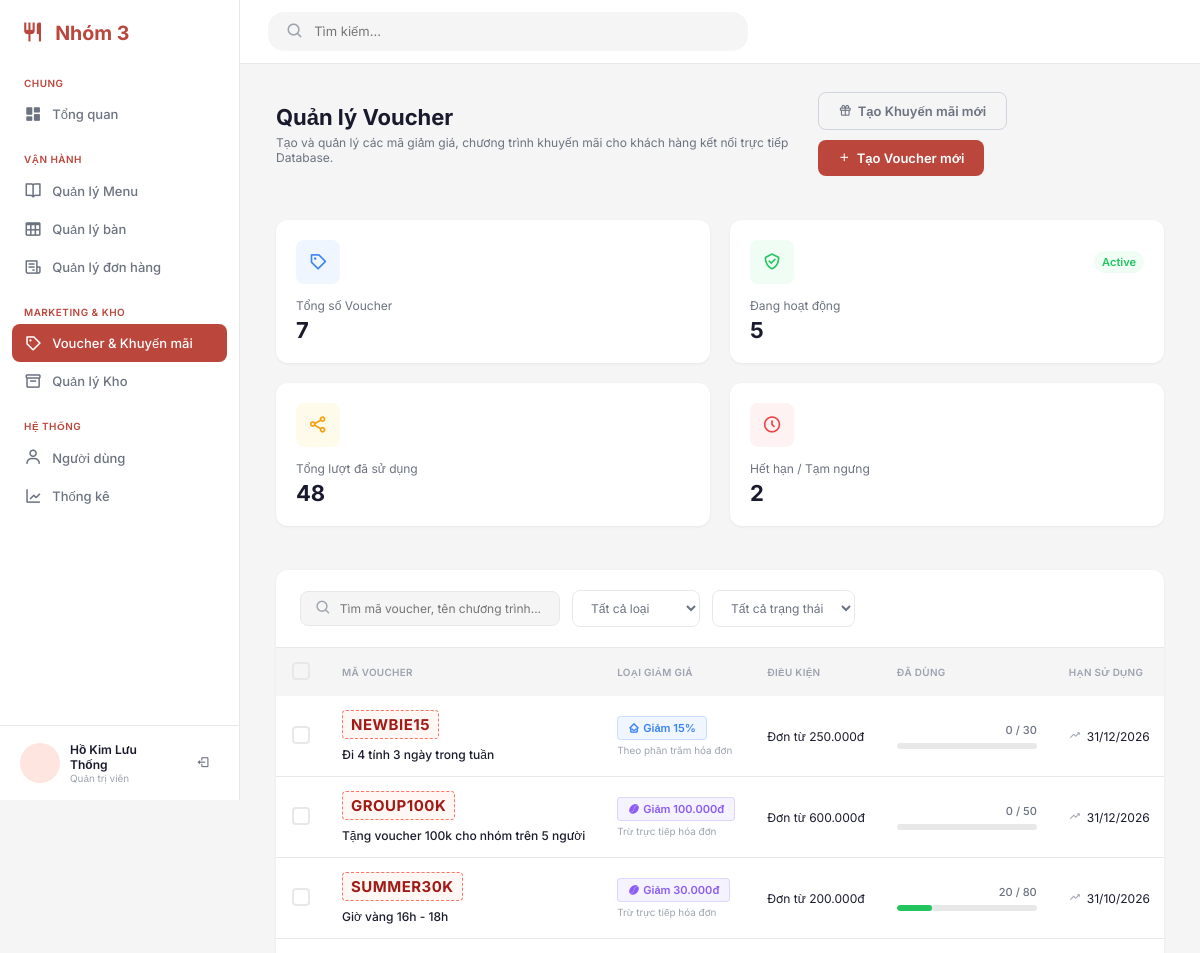
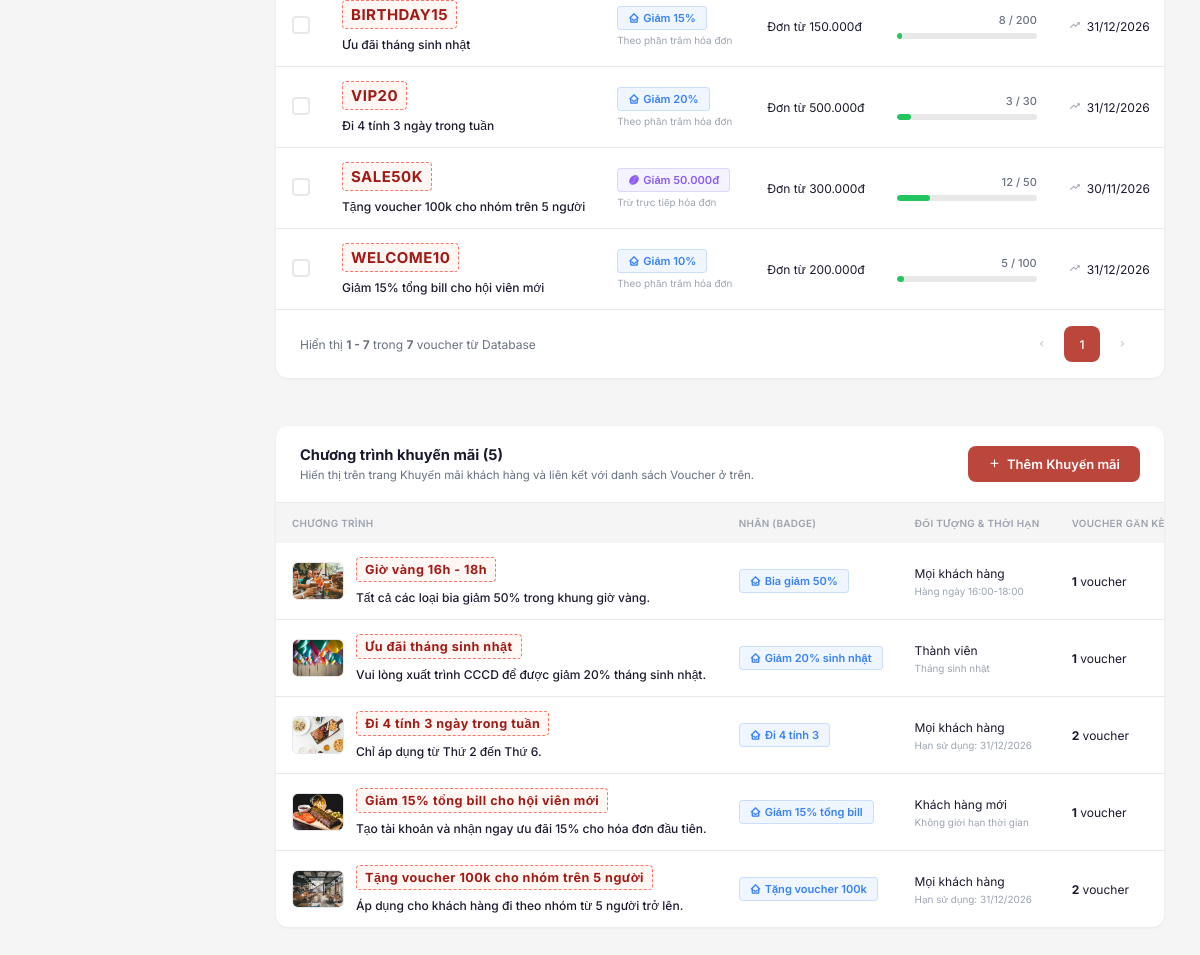
The page /admin/index.php?page=vouchers (signed in) on the database as committed earlier (2 pictures, top to bottom).
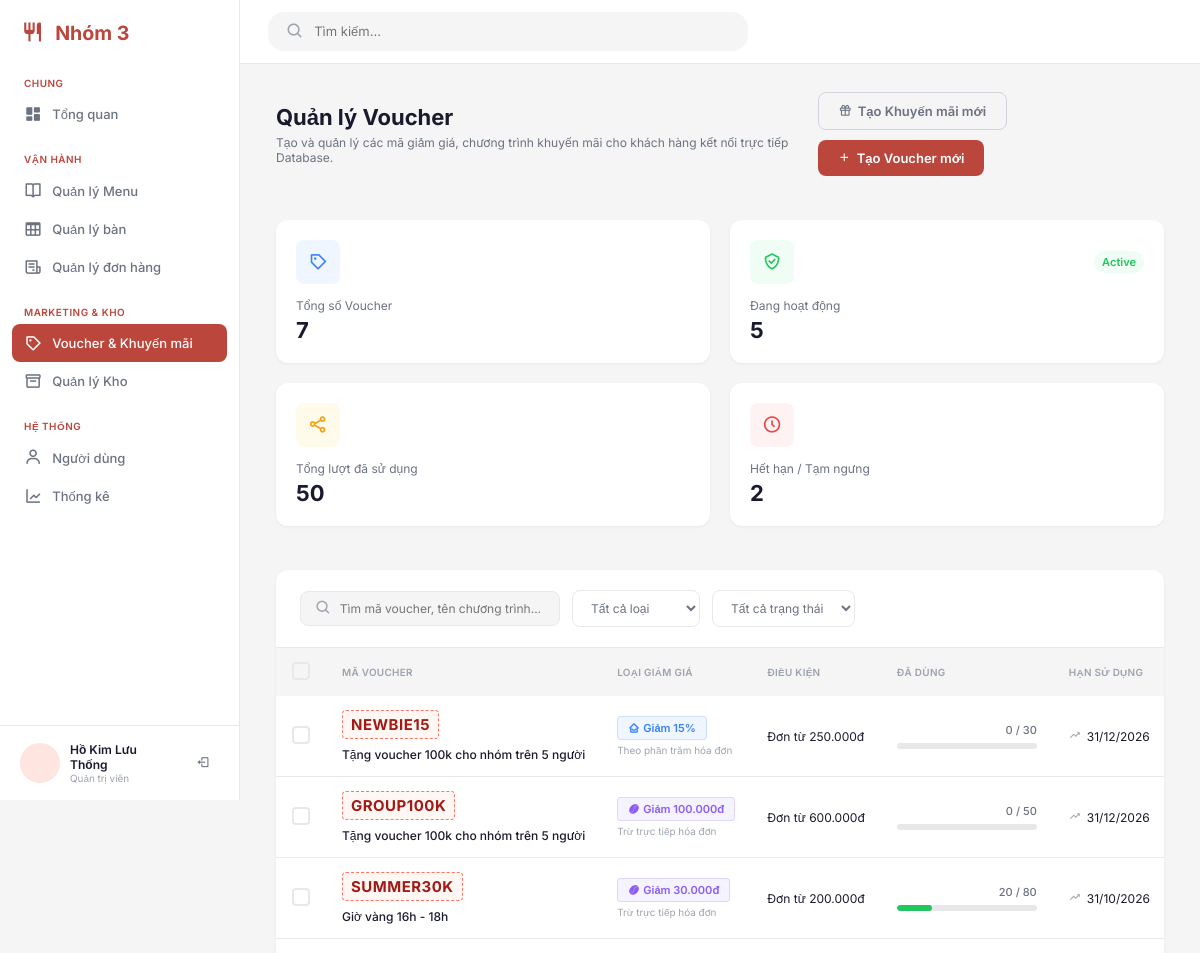
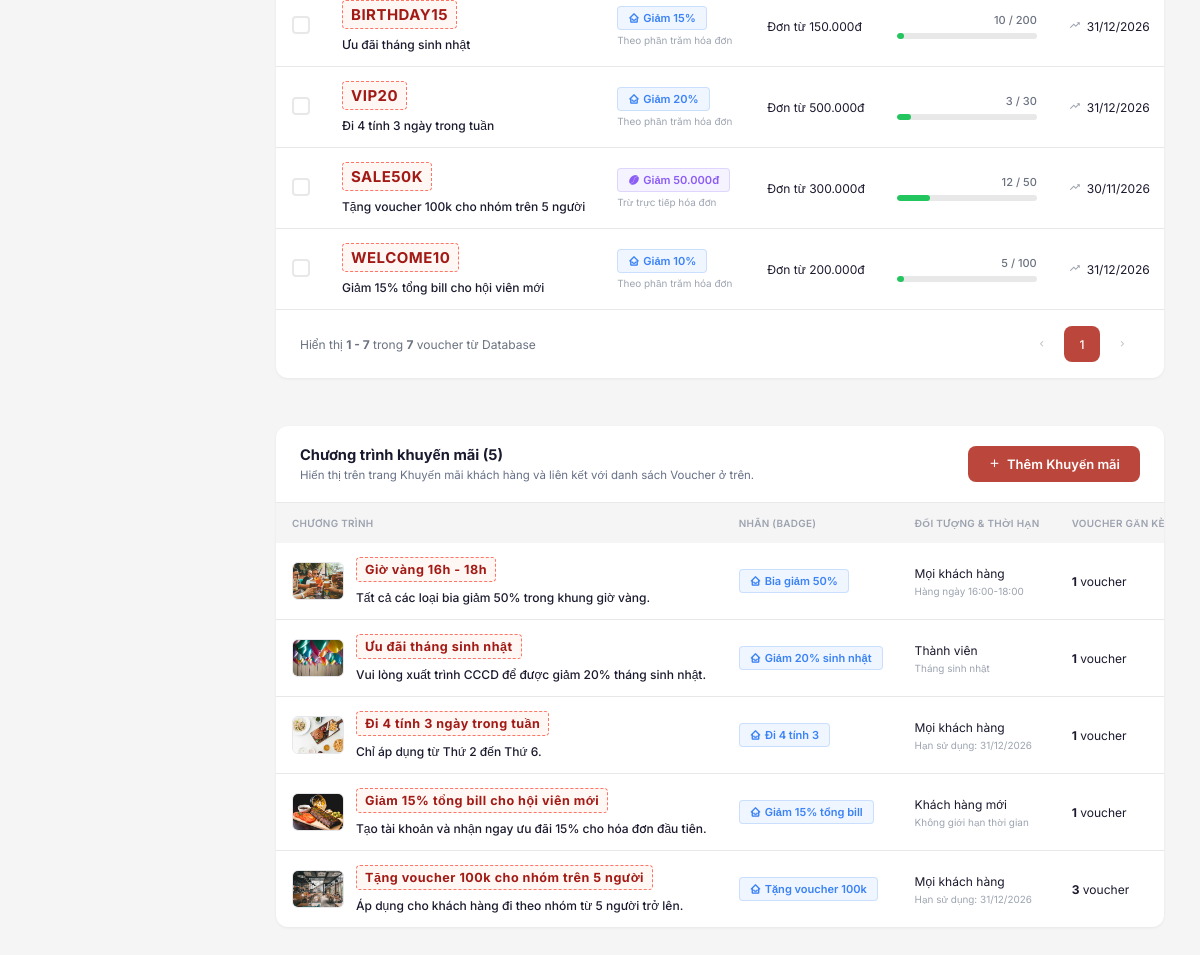
The same page on the database as committed later (2 pictures, top to bottom).
### tables this page shows
CREATE TABLE `voucher` (
  `voucherId` int(11) NOT NULL,
  `promotionId` int(11) DEFAULT NULL,
  `voucherCode` varchar(50) NOT NULL,
  `discountType` varchar(10) NOT NULL DEFAULT 'PERCENT',
  `discountValue` decimal(12,2) NOT NULL,
  `minOrderValue` decimal(12,0) NOT NULL DEFAULT 0,
  `expiryDate` date DEFAULT NULL,
  `usageLimit` int(11) NOT NULL DEFAULT 1,
  `usedCount` int(11) NOT NULL DEFAULT 0,
  `isActive` tinyint(1) NOT NULL DEFAULT 1,
  `isDeleted` tinyint(1) NOT NULL DEFAULT 0,
  `createdAt` datetime NOT NULL DEFAULT current_timestamp()
);

CREATE TABLE `promotion` (
  `promotionId` int(11) NOT NULL,
  `title` varchar(150) NOT NULL,
  `badgeText` varchar(50) DEFAULT NULL,
  `description` text DEFAULT NULL,
  `expiryInfo` varchar(100) DEFAULT NULL,
  `targetAudience` varchar(100) DEFAULT NULL,
  `imageURL` varchar(255) DEFAULT NULL,
  `isActive` tinyint(1) NOT NULL DEFAULT 1,
  `createdAt` datetime NOT NULL DEFAULT current_timestamp()
);

### admin/index.php (called while the page is built, shortened)
<?php
$page   = $_GET['page'] ?? 'overview';
require_once __DIR__ . "/page/{$page}/index.php";

### admin/page/vouchers/function.php (called while the page is built, shortened)
<?php
function voucher_get_all($conn)
{
    $sql = "SELECT v.*, p.title AS promotionTitle
            FROM voucher v
            LEFT JOIN promotion p
                ON v.promotionId = p.promotionId
            WHERE v.isDeleted = 0
            ORDER BY v.voucherId DESC";
    $result = $conn->query($sql);
    return $result ? $result->fetch_all(MYSQLI_ASSOC) : [];
}
function voucher_prepare_display($vouchers)
{
    $totalVouchers  = count($vouchers);
    $activeVouchers = 0;
    $totalUsedCount = 0;
    $expiredOrOff   = 0;
    $todayDate      = date('Y-m-d');
    foreach ($vouchers as $idx => $v) {
        $used  = (int)($v['usedCount'] ?? 0);
        $limit = max(1, (int)($v['usageLimit'] ?? 1));
        $exp   = $v['expiryDate'] ?? null;
        $isAct = (int)($v['isActive'] ?? 0) === 1;
        $totalUsedCount += $used;
        if (!$isAct) {
            $vouchers[$idx]['computedStatus'] = 'disabled';
            $vouchers[$idx]['statusLabel']    = 'Tạm ngưng';
            $vouchers[$idx]['badgeClass']     = 'status-badge--disabled';
            $expiredOrOff++;
        } elseif (($exp && $exp < $todayDate) || $used >= $limit) {
            $vouchers[$idx]['computedStatus'] = 'expired';
            $vouchers[$idx]['statusLabel']    = 'Đã hết hạn';
            $vouchers[$idx]['badgeClass']     = 'status-badge--expired';
            $expiredOrOff++;
        } else {
            $vouchers[$idx]['computedStatus'] = 'active';
            $vouchers[$idx]['statusLabel']    = 'Hoạt động';
            $vouchers[$idx]['badgeClass']     = 'status-badge--active';
            $activeVouchers++;
        }
    }
    return [
        'vouchers'       => $vouchers,
        'totalVouchers'  => $totalVouchers,
        'activeVouchers' => $activeVouchers,
        'totalUsedCount' => $totalUsedCount,
        'expiredOrOff'   => $expiredOrOff,
    ];
}
function promotion_get_all_admin($conn)
{
    $sql = "SELECT p.*, COUNT(v.voucherId) AS voucherCount
            FROM promotion p
            LEFT JOIN voucher v
                ON v.promotionId = p.promotionId
                AND v.isDeleted = 0
            GROUP BY p.promotionId
            ORDER BY p.promotionId DESC";
    $result = $conn->query($sql);
    return $result ? $result->fetch_all(MYSQLI_ASSOC) : [];
}

### admin/page/vouchers/action.php (called while the page is built, shortened)
<?php
require_once __DIR__ . '/function.php';
$rawVouchers       = voucher_get_all($conn);
$promotionsAdmin   = promotion_get_all_admin($conn);
$voucherStats      = voucher_prepare_display($rawVouchers);
$vouchers          = $voucherStats['vouchers'];
$totalUsedCount    = $voucherStats['totalUsedCount'];

### admin/page/vouchers/index.php (the view, shortened to what the changed rows need)
<?php
require_once __DIR__ . '/action.php';
include_once __DIR__ . '/../../../layouts/admin_header.php';
?>
<div class="page-title">
    <div>
        <h1 class="page-title__heading">Quản lý Voucher</h1>
    </div>
</div>
<div class="stat-cards">
    <div class="stat-card">
        <div class="stat-card__header">
            <div class="stat-card__icon stat-card__icon--orange"><i class="bx bx-share-alt"></i></div>
        </div>
        <p class="stat-card__label">Tổng lượt đã sử dụng</p>
        <p class="stat-card__value" id="statUsedCount"><?= $totalUsedCount ?></p>
    </div>
</div>
<div class="vouchers-card">
    <div class="table-wrapper">
        <table class="vouchers-table">
            <thead>
                <tr>
                    <th>
                        <label class="custom-checkbox">
                            <span class="custom-checkbox__mark"></span>
                        </label>
                    </th>
                    <th>MÃ VOUCHER</th>
                    <th>LOẠI GIẢM GIÁ</th>
                    <th>ĐIỀU KIỆN</th>
                    <th>ĐÃ DÙNG</th>
                    <th>HẠN SỬ DỤNG</th>
                </tr>
            </thead>
            <tbody id="voucherTableBody">
                <?php if (!empty($vouchers)): ?>
                    <?php foreach ($vouchers as $v): ?>
                        <?php
                        $typeUpper = strtoupper($v['discountType'] ?? 'PERCENT');
                        $isPercent = ($typeUpper === 'PERCENT');
                        $valNum    = (float)$v['discountValue'];
                        $minOrd    = (float)$v['minOrderValue'];
                        $used      = (int)$v['usedCount'];
                        $limit     = max(1, (int)$v['usageLimit']);
                        $pctUsed   = min(100, round(($used / $limit) * 100));
                        $expText   = !empty($v['expiryDate']) ? date('d/m/Y', strtotime($v['expiryDate'])) : 'Không giới hạn';
                        $promoName = !empty($v['promotionTitle']) ? $v['promotionTitle'] : 'Ưu đãi chung toàn nhà hàng';
                        ?>
                        <tr class="voucher-row"
                            data-code="<?= htmlspecialchars(strtolower($v['voucherCode'] . ' ' . $promoName)) ?>"
                            data-type="<?= htmlspecialchars($typeUpper) ?>"
                            data-status="<?= htmlspecialchars($v['computedStatus']) ?>">
                            <td>
                                <label class="custom-checkbox">
                                    <span class="custom-checkbox__mark"></span>
                                </label>
                            </td>
                            <td>
                                <div class="voucher-info">
                                    <div class="voucher-info__code"><?= htmlspecialchars($v['voucherCode']) ?></div>
                                    <p class="voucher-info__name"><?= htmlspecialchars($promoName) ?></p>
                                </div>
                            </td>
                            <td>
                                <?php if ($isPercent): ?>
                                    <span class="type-tag type-tag--percent">Giảm <?= rtrim(rtrim(number_format($valNum, 2, '.', ''), '0'), '.') ?>%</span>
                                    <div class="voucher-subtext">Theo phần trăm hóa đơn</div>
                                <?php else: ?>
                                    <span class="type-tag type-tag--fixed">Giảm <?= number_format($valNum, 0, ',', '.') ?>đ</span>
                                    <div class="voucher-subtext">Trừ trực tiếp hóa đơn</div>
                                <?php endif; ?>
                            </td>
                            <td>
                                <?= $minOrd > 0 ? ('Đơn từ ' . number_format($minOrd, 0, ',', '.') . 'đ') : 'Không giới hạn' ?>
                            </td>
                            <td>
                                <div class="usage-bar">
                                    <div class="usage-bar__text"><?= $used ?> / <?= $limit ?></div>
                                    <div class="usage-bar__track">
                                        <div class="usage-bar__fill<?= $pctUsed >= 100 ? ' usage-bar__fill--full' : '' ?>" style="width: <?= $pctUsed ?>%;"></div>
                                    </div>
                                </div>
                            </td>
                            <td>
                                <div class="voucher-date"><?= $expText ?></div>
                            </td>
                        </tr>
                    <?php endforeach; ?>
                <?php endif; ?>
            </tbody>
        </table>
    </div>
</div>
<div class="vouchers-card" id="promotionsSection" style="margin-top: 28px;">
    <div class="toolbar" style="justify-content: space-between; align-items: center;">
        <div>
            <h2 style="font-size: 1.05rem; font-weight: 700; margin: 0;">Chương trình khuyến mãi (<?= count($promotionsAdmin) ?>)</h2>
        </div>
    </div>
    <div class="table-wrapper">
        <table class="vouchers-table">
            <thead>
                <tr>
                    <th>CHƯƠNG TRÌNH</th>
                    <th>NHÃN (BADGE)</th>
                    <th>ĐỐI TƯỢNG & THỜI HẠN</th>
                    <th>VOUCHER GẮN KÈM</th>
                </tr>
            </thead>
            <tbody>
                <?php if (!empty($promotionsAdmin)): ?>
                    <?php foreach ($promotionsAdmin as $promo): ?>
                        <?php
                        $imgPath = ltrim((string)($promo['imageURL'] ?? ''), '/');
                        if (strpos($imgPath, 'public/asset/') === 0) {
                            $imgPath = substr($imgPath, strlen('public/asset/'));
                        }
                        $promoThumb = $imgPath !== '' ? '../' . $imgPath : '';
                        ?>
                        <tr>
                            <td>
                                <div style="display:flex; align-items:center; gap:12px;">
                                    <?php if ($promoThumb !== ''): ?>
                                        <img src="<?= htmlspecialchars($promoThumb) ?>" alt="<?= htmlspecialchars($promo['title']) ?>"
                                            style="width:52px; height:38px; object-fit:cover; border-radius:6px; border:1px solid #e5e7eb;">
                                    <?php endif; ?>
                                    <div class="voucher-info">
                                        <div class="voucher-info__code" style="font-size:0.9rem;"><?= htmlspecialchars($promo['title']) ?></div>
                                        <?php if (!empty($promo['description'])): ?>
                                            <p class="voucher-info__name"><?= htmlspecialchars($promo['description']) ?></p>
                                        <?php endif; ?>
                                    </div>
                                </div>
                            </td>
                            <td>
                                <span class="type-tag type-tag--percent"><?= htmlspecialchars($promo['badgeText'] ?: '—') ?></span>
                            </td>
                            <td>
                                <div><?= htmlspecialchars($promo['targetAudience'] ?: 'Mọi khách hàng') ?></div>
                                <div class="voucher-subtext"><?= htmlspecialchars($promo['expiryInfo'] ?: 'Không giới hạn') ?></div>
                            </td>
                            <td><strong><?= (int)$promo['voucherCount'] ?></strong> voucher</td>
                        </tr>
                    <?php endforeach; ?>
                <?php endif; ?>
            </tbody>
        </table>
    </div>
</div>
</main>
</div>
</body>
</html>

Rows that differ between the two databases and show on the page:
changed voucher "NEWBIE15": promotionId.title "Đi 4 tính 3 ngày trong tuần" → "Tặng voucher 100k cho nhóm trên 5 người"
changed voucher "BIRTHDAY15": usedCount "8" → "10"
changed promotion "Đi 4 tính 3 ngày trong tuần": voucherCount "2" → "1"
changed promotion "Tặng voucher 100k cho nhóm trên 5 người": voucherCount "2" → "3"
Other text that changed with them:
$totalUsedCount: "48" → "50"
